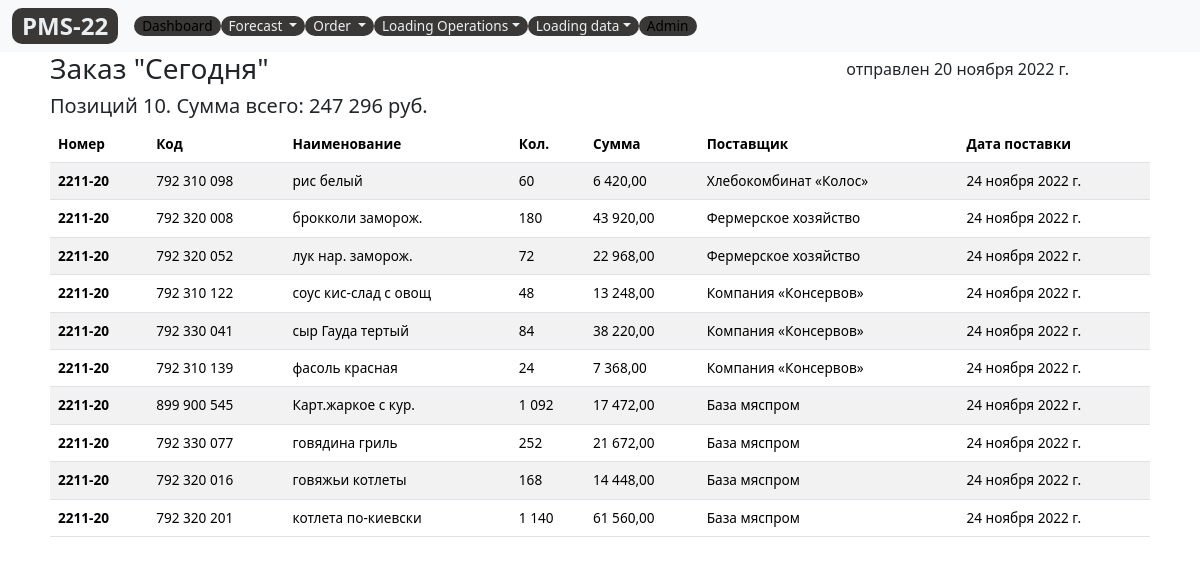
Page /acore/last-order on the earlier database version.
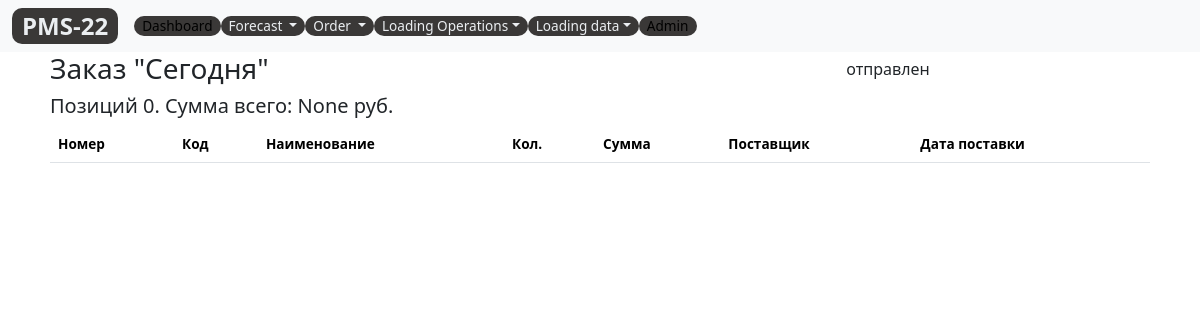
Same page on the later database version.
### acore/models.py (models this page shows, shortened)
class LastOrder(models.Model):
    code=models.DecimalField(max_digits=12, help_text="Не более 12 знаков",decimal_places=0,null=True,verbose_name='Код')
    name = models.CharField(max_length=200, help_text="Не более 200 знаков", db_index=True)
    order_number = models.CharField(max_length=10, help_text="Не более 10 знаков",)
    order= models.IntegerField(verbose_name='Заказ, ед.')
    order_cost=models.DecimalField(max_digits=10, help_text="Не более 10 знаков",decimal_places=2, null=True)
    supplier=models.CharField(max_length=200, help_text="Не более 200 знаков", null=True)
    delivery_date = models.DateField(verbose_name='Дата поставки')
    created_date = models.DateField(auto_now_add=True)
    class Meta:
        ordering = ['-supplier','name']
        verbose_name = 'Заказ'
        verbose_name_plural = 'Заказ'

### acore/views.py (the view)
# urls.py: path('last-order', last_order, name='last_order'),
def last_order(request):
    title='LastOrder'
    items=LastOrder.objects.all()
    summ_order = LastOrder.objects.aggregate(sum_order=Sum('order_cost')).get('sum_order')
    order_costs=summ_order
    context={
        'title':title,
        'items':items,
        'order_costs':order_costs,
    }
    return render(request, 'list/last_order.html', context)

### acore/templates/list/last_order.html (shortened to what this page needs)
{% extends 'base_simple.html' %}
{% load static %}
{% block content %}
<div class="col-11 mx-auto">
  <div class="row">
    <div class="col-8">
      <h3>Заказ "Сегодня"</h3>
    </div>
    <div class="col-3 mx-auto pt-2">
      <h6>отправлен {{items.0.created_date}}</h6>
    </div>
  </div>
  <h5>Позиций {{items.count}}. Сумма всего: {{order_costs}} руб.</h5>
  <table class="table table-striped">
    <thead style="position: sticky;
  top: -1px;
  z-index: 2;background: #9d9e9e;">
      <tr>
        <th scope="col">Номер</th>
        <th scope="col">Код</th>
        <th scope="col">Наименование</th>
        <th scope="col">Кол.</th>
        <th scope="col">Сумма</th>
        <th scope="col">Поставщик</th>
        <th scope="col">Дата поставки</th>
      </tr>
    </thead>
    <tbody>
      {% for item in items %}
      <tr>
        <th scope="row">{{item.order_number}}</th>
        <td>{{item.code}}</td>
        <td>{{item.name}}</td>
        <td>{{item.order}}</td>
        <td>{{item.order_cost}}</td>
        <td>{{item.supplier}}</td>
        <td>{{item.delivery_date}}</td>
      </tr>
      {% endfor %}
    </tbody>
  </table>
</div>
{% endblock %}

Differences in the rows shown:
removed LastOrder: created_date "20 ноября 2022 г.", order_number "2211-20", code "792 310 098", name "рис белый", order "60", order_cost "6 420,00", supplier "Хлебокомбинат «Колос»", delivery_date "24 ноября 2022 г."
removed LastOrder: order_number "2211-20", code "792 320 008", name "брокколи заморож.", order "180", order_cost "43 920,00", supplier "Фермерское хозяйство", delivery_date "24 ноября 2022 г."
removed LastOrder: order_number "2211-20", code "792 320 052", name "лук нар. заморож.", order "72", order_cost "22 968,00", supplier "Фермерское хозяйство", delivery_date "24 ноября 2022 г."
removed LastOrder: order_number "2211-20", code "792 310 122", name "соус кис-слад с овощ", order "48", order_cost "13 248,00", supplier "Компания «Консервов»", delivery_date "24 ноября 2022 г."
removed LastOrder: order_number "2211-20", code "792 330 041", name "сыр Гауда тертый", order "84", order_cost "38 220,00", supplier "Компания «Консервов»", delivery_date "24 ноября 2022 г."
removed LastOrder: order_number "2211-20", code "792 310 139", name "фасоль красная", order "24", order_cost "7 368,00", supplier "Компания «Консервов»", delivery_date "24 ноября 2022 г."
removed LastOrder: order_number "2211-20", code "899 900 545", name "Карт.жаркое с кур.", order "1 092", order_cost "17 472,00", supplier "База мяспром", delivery_date "24 ноября 2022 г."
removed LastOrder: order_number "2211-20", code "792 330 077", name "говядина гриль", order "252", order_cost "21 672,00", supplier "База мяспром", delivery_date "24 ноября 2022 г."
removed LastOrder: order_number "2211-20", code "792 320 016", name "говяжьи котлеты", order "168", order_cost "14 448,00", supplier "База мяспром", delivery_date "24 ноября 2022 г."
removed LastOrder: order_number "2211-20", code "792 320 201", name "котлета по-киевски", order "1 140", order_cost "61 560,00", supplier "База мяспром", delivery_date "24 ноября 2022 г."
Other differences:
{{ items.count }}: "10" → "0"
{{ order_costs }}: "247 296" → "None"
